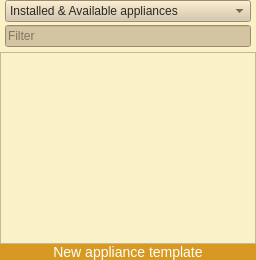
  <widget class="NodesDockWidget" name="uiNodesDockWidget">
   <property name="enabled">
    <bool>true</bool>
   </property>
   <property name="visible">
    <bool>true</bool>
   </property>
   <property name="styleSheet">
    <string notr="true">QWidget{
	background-color: #fbf1c7;
}
QDockWidget::title{
	background: #d5c4a1;
	padding-left: 5px;
}
QDockWidget, QMenuBar{
    color: #282828;
    font: bold 14px;
}
QTabWidget {
	font: 14px;
	border-top: 2px;
}
QTabBar::tab {
    background: #d5c4a1;
    color: #282828;
    min-width: 8ex;
    padding: 2px;
	border-top-right-radius: 6px;
	border-top-left-radius: 6px;
}
QTabBar::tab:selected {
    background: #458588;
	color: #FFFFFF;
}
QToolBar{
	background: #d5c4a1;
	border: 0px;
}
QStatusBar {
	background-color: #d5c4a1;
	color: #282828;
}
QMenu {
	background-color: #fbf1c7;
    color: #282828;
}
QMenuBar::item{
	background-color: #fbf1c7;
}
QMenu::item:selected,QToolButton::hover,QPushButton::hover,QTabBar::tab:hover {
	background-color: #fb4934;
	color: #32302f;
}
QTextEdit, QPlainTextEdit, QLineEdit, QSpinBox, QComboBox {
  background-color: #d5c4a1;
  color: #282828;
}
QTextEdit#uiConsoleTextEdit {
  background-color: #fbf1c7;
  color: #282828;
  font: 13px;
}
QPushButton {
	background-color: #d79921;
    color: #FFFFFF;
	font: 14px;
}
QToolButton {
	background-color: transparent;
    color: #FFFFFF;
	font: 14px;
	/*background-color: transparent; mainwindowonly*/
}
QPushButton#uiNewAppliancePushButton{
border: none;
}
QTreeWidget, QListWidget {
	background-color: #fbf1c7;
	color: #282828;
    alternate-background-color: #d5c4a1; 
	font: 12px;
	/*font: 12px; for mainwindow*/
}
QLabel {
	color: #282828;
	font: 14px;
}
QLabel#uiTitleLabel {
	color: #282828;
	font: bold 16px;
}
QTreeWidget#uiTreeWidget {
	background-color: #d5c4a1;
	color: #282828;
	font: bold 16px;
}
QTreeWidget::item:selected, QTreeWidget::item:hover {
	background-color: #458588;
	color: #FFFFFF;
}
QGroupBox {
    color: #076678;
    font: 14px;
    padding: 15px;
    border-style: none;
}
QComboBox {
	selection-background-color: #458588;
	selection-color: #FFFFFF;
}
QAbstractScrollArea::corner {
    background: #fbf1c7;
}
QScrollBar:vertical {
	background: #d5c4a1;
    width: 8px;
}
QScrollBar:horizontal {
	background: #d5c4a1;
    height: 8px;
}
QScrollBar::handle:horizontal {
    background: #FFFFFF;
    min-width: 20px;
}
QScrollBar::handle:vertical {
    background: #FFFFFF;
    min-height: 20px;
	border: none;
}
QScrollBar::up-arrow:vertical, QScrollBar::down-arrow:vertical, QScrollBar::left-arrow:horizontal, QScrollBar::right-arrow:horizontal {
	border: none;
	background: #282828;
}
QScrollBar::add-page:horizontal, QScrollBar::sub-page:horizontal, QScrollBar::add-page:vertical, QScrollBar::sub-page:vertical {
  background: none
}
QRadioButton, QCheckBox {
  color: #282828;
}
QRadioButton::disabled, QCheckBox::disabled {
  color: gray;
}</string>
   </property>
   <property name="floating">
    <bool>false</bool>
   </property>
   <property name="allowedAreas">
    <set>Qt::LeftDockWidgetArea|Qt::RightDockWidgetArea</set>
   </property>
   <property name="windowTitle">
    <string>All devices</string>
   </property>
   <attribute name="dockWidgetArea">
    <number>1</number>
   </attribute>
   <widget class="QWidget" name="uiNodesDockWidgetContents">
    <layout class="QVBoxLayout">
     <property name="spacing">
      <number>0</number>
     </property>
     <property name="margin">
      <number>0</number>
     </property>
     <item>
      <layout class="QVBoxLayout" name="verticalLayout">
       <property name="spacing">
        <number>3</number>
       </property>
       <property name="leftMargin">
        <number>5</number>
       </property>
       <property name="rightMargin">
        <number>5</number>
       </property>
       <property name="bottomMargin">
        <number>5</number>
       </property>
       <item>
        <widget class="QComboBox" name="uiNodesFilterComboBox">
         <item>
          <property name="text">
           <string>Installed &amp; Available appliances</string>
          </property>
         </item>
         <item>
          <property name="text">
           <string>Installed appliances</string>
          </property>
         </item>
         <item>
          <property name="text">
           <string>Available appliances</string>
          </property>
         </item>
         <item>
          <property name="text">
           <string>Custom appliances</string>
          </property>
         </item>
        </widget>
       </item>
       <item>
        <widget class="QLineEdit" name="uiNodesFilterLineEdit">
         <property name="placeholderText">
          <string>Filter</string>
         </property>
        </widget>
       </item>
      </layout>
     </item>
     <item>
      <widget class="NodesView" name="uiNodesView">
       <property name="sizePolicy">
        <sizepolicy hsizetype="Expanding" vsizetype="Expanding">
         <horstretch>0</horstretch>
         <verstretch>0</verstretch>
        </sizepolicy>
       </property>
       <property name="toolTip">
        <string>Drag a node to the workspace (Press SHIFT while dragging to add multiple identical nodes).</string>
       </property>
       <property name="dragEnabled">
        <bool>false</bool>
       </property>
       <property name="iconSize">
        <size>
         <width>32</width>
         <height>32</height>
        </size>
       </property>
       <property name="rootIsDecorated">
        <bool>false</bool>
       </property>
       <attribute name="headerVisible">
        <bool>false</bool>
       </attribute>
       <column>
        <property name="text">
         <string>1</string>
        </property>
       </column>
      </widget>
     </item>
     <item>
      <widget class="QPushButton" name="uiNewAppliancePushButton">
       <property name="text">
        <string>New appliance template</string>
       </property>
       <property name="icon">
        <iconset resource="../../resources/resources.qrc">
         <normaloff>:/icons/plus.svg</normaloff>:/icons/plus.svg</iconset>
       </property>
       <property name="autoDefault">
        <bool>false</bool>
       </property>
       <property name="flat">
        <bool>true</bool>
       </property>
      </widget>
     </item>
    </layout>
   </widget>
  </widget>
